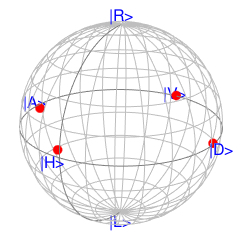

Write the R code that produced this figure.

library("pracma")
S_T <- function(SH, SD) {
    cross(SH, SD)
}

library("rgl")
require("sphereplot")

set.seed(101)

x = 1.5
y = 0
z = 0

#' @export
rgl.sphere.grid <- function(radius = 1, col.long = "blue", col.lat = "blue",
                           deggap = 15, textgap = 90, longtype = "D",
                           add = FALSE, radaxis = FALSE,
                           radlab = "Radius", gridtype = "wire") {
    ## This code is adapted from the rgl.sphgrid function in
    ## package sphereplot by Aaron Robotham

    for (lat in seq(-90, 90, by = deggap)) {
        if (lat == 0) {
            col.grid = "grey50"
        }
        else {
            col.grid = "grey"
        }
        rgl::plot3d(sphereplot::sph2car(long = seq(0, 360, len = 100), lat = lat,
                                    radius = radius, deg = T), col = col.grid, add = T, type = "l")
    }
    for (long in seq(0, 360 - deggap, by = deggap)) {
        if (long == 0) {
            col.grid = "grey50"
        }
        else {
            col.grid = "grey"
        }
        rgl::plot3d(sphereplot::sph2car(long = long, lat = seq(-90, 90, len = 100),
                                    radius = radius, deg = T), col = col.grid, add = T, type = "l")
    }
    if (longtype == "H") {
        scale = 15
    }
    if (longtype == "D") {
        scale = 1
    }
    sphereplot::rgl.sphtext(long = 0, lat = seq(-90, 90, by = textgap * 2),
                          radius = 1.1 * radius, text = c("|L>", "|R>"), #seq(-90, 90, by = textgap*2),
                          deg = TRUE, col = col.lat)

    sphereplot::rgl.sphtext(long = seq(0, 360 - textgap, by = textgap), lat = 0,
                          radius = 1.1 * radius, text = c("|H>", "|D>", "|V>", "|A>"), #seq(0, 360 - textgap,
                                                          #by = textgap)/scale,
  deg = TRUE, col = col.long)

    if (radaxis) {

        radpretty = pretty(c(0, radius))
        radpretty = radpretty[radpretty <= radius]

        rgl::lines3d(c(0, 0), c(0, max(radpretty)), c(0, 0), col = "grey50")

        for (i in 1:length(radpretty)) {
            rgl::lines3d(c(0, 0), c(radpretty[i], radpretty[i]),
                   c(0, 0, radius / 50), col = "grey50")
            rgl::text3d(0, radpretty[i], radius / 15, radpretty[i],
                  col = "darkgreen")
        }

        rgl::text3d(0, radius / 2, - radius / 25, radlab)
    }
}

retarder <- function(retard_, phi_) {
    C2 <- cos(2 * phi_)#+pi)
    S2 <- sin(2 * phi_)#+pi)  # + pi is added due to angle reference to be horizontal
    M <- matrix(nrow = 3, ncol = 3)

    M[1, 1] <- C2 * C2 + S2 * S2 * cos(retard_)
    M[1, 2] <- S2 * C2 * (1 - cos(retard_))
    M[1, 3] <- S2 * sin(retard_)


    M[2, 1] <- S2 * C2 * (1 - cos(retard_))
    M[2, 2] <- S2 * S2 + C2 * C2 * cos(retard_)
    M[2, 3] <- -C2 * sin(retard_)


    M[3, 1] <- -S2 * sin(retard_)
    M[3, 2] <- C2 * sin(retard_)
    M[3, 3] <- cos(retard_)

    M

}

cartesian_to_spherical <- function(S1, S2, S3) {
    # return degree angle

    r = sqrt(S1 * S1 + S2 * S2 + S3 * S3)
    chi2 = asin(S3 / r) * 180 / pi
    #if(chi2 != 0)
        #psi2 = asin(S2 / (r * cos(chi2 * pi / 180))) * 180 / pi
    #else
        #psi2 = 0
    psi2 = atan(S2 / S1) * 180 / pi

    if (S1 <= 0 && S2 < 0){
      return(c(r, chi2, psi2 - 180))
    }  # 3rd quadrant

    else if (S1 < 0 && S2 >= 0){
      return(c(r, chi2, psi2 + 180))
    }  # 2nd quadrant

    else if (S1 == 0 && S2 > 0){
      return(c(r, chi2, 90))
    }

    else if (S1 == 0 && S2 < 0){
      return(c(r,chi2,-90))
    }

    else{
      return(c(r,chi2,psi2))
    }


}

spherical_to_cartesian <- function(r, ellipticity, azimuth) {
    #S=c(S1,S2,S3)
    S3 = r * sin(ellipticity * pi / 180)
    S1 = r * cos(ellipticity * pi / 180) * cos(azimuth * pi / 180)
    S2 = r * cos(ellipticity * pi / 180) * sin(azimuth * pi / 180)
    return(c(S1, S2, S3))
}

SOP <- function ( sph_SOP, color){
  plot3d(sph_SOP[1]*cos(sph_SOP[2] * pi / 180) * cos(sph_SOP[3] * pi / 180), sph_SOP[1]*cos(sph_SOP[2] * pi / 180) * sin(sph_SOP[3] * pi / 180), sph_SOP[1]*sin(sph_SOP[2] * pi / 180), xlab = '', ylab = '', zlab = '', type = 'p', size = 10, col = color, lwd = 2, xlim = c(-1, 1), ylim = c(-1, 1), zlim = c(-1, 1), axes = F)
}

color.gradient <- function(x, colors = c("red", "yellow"), colsteps = 100) {
    return(colorRampPalette(colors)(colsteps)[findInterval(x, seq(min(x), max(x), length.out = colsteps))])
}


find_Stokes_vector <- function(DOP, ellipticity, azimuth){
  S_vector = spherical_to_cartesian(DOP, ellipticity, azimuth)
  return(S_vector)
}

poincare <- function(chi2_init, psi2_init, retard) {
    # input angle is in degree

    df <- data.frame(S1 = double(), S2 = double(), S3 = double())
    colfunc <- colorRampPalette(c("red", "blue"))
    # initial Stokes vector
    S_init <- c( cos(chi2_init * pi / 180) * cos(psi2_init * pi / 180), sin(psi2_init * pi / 180) * cos(chi2_init * pi / 180), sin(chi2_init * pi / 180))

    #delta_in_degree = 30*i # retardation in degree
    for (i in 0:179) {
        phi <- i

        # final Stokes vector
        S_final <- retarder(retard * pi / 180, phi * pi / 180) %*% S_init

        df <- rbind(df, data.frame(S_final[1, 1], S_final[2, 1], S_final[3, 1]))
    }
    {
        library(scatterplot3d)
        #    par(bg = NA)
        library(rgl)
        require(rgl)
        rgl.material(front = "points", back = "points")
        plot3d(df, type = 'l', col = color.gradient(as.numeric(rownames(df))), lwd = 5, size = 5, xlab = '', ylab = '', zlab = '', xlim = c(-1, 1), ylim = c(-1, 1), zlim = c(-1, 1), axes = F)
    }
}



SH <- c(1,2.077*2,-0.579*2)
SD <- c(1,0.371*2,45.9*2)
SV <- c(1,0.172*2,87.984*2 )
SA <- c(1,-1.239*2,-43.85*2 )
SOP(SD,'red')
SOP(SH, 'red')
SOP(SV, 'red')
SOP(SA, 'red')

rgl.sphere.grid()
